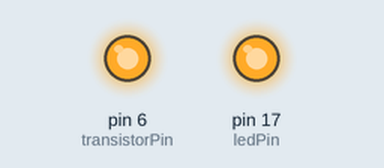
A sketch run on a simulated Arduino Uno, built with avr-gcc and run on an emulated ATmega328P. On the bench: output pins drawn as LEDs (lit = HIGH). What the sketch prints to the serial monitor is not drawn.

Above: at 1.0 s.
At 5.5 s:
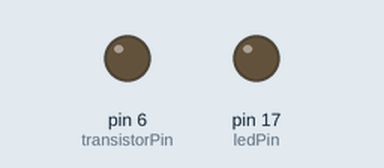
Timing chart, 0 to 7.0 s (numbered marks = the images above):
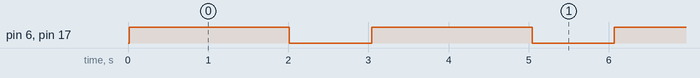

Measured:
- by itself, pin 6 (transistorPin), pin 17 (ledPin): alternates HIGH for 2.0 s and LOW for 1.0 s

The sketch:

ibutton1.ino
```cpp
#include <OneWire.h> // https://www.pjrc.com/teensy/td_libs_OneWire.html

OneWire  ds(10);
byte addr[8];
String keyStatus="";

// I'm using a DS9092L+ reader, with four leads (red,white,black,green)

// green is data
// red is ground
// Pin 10 is D10
// 4.7K pull-up resistor pulling pin 10 to 5V+
// LED is connected. White lead is ground, Black lead is power.
// I'm using a 10k and a 100r resistor in parallel to make a 1k

int ledPin = 17; // A3
int transistorPin = 6;// D6

void setup(void) {
  Serial.begin(115200);
  pinMode(ledPin, OUTPUT);
  pinMode(transistorPin, OUTPUT);
  digitalWrite(ledPin, LOW);
  digitalWrite(transistorPin, LOW);
}


void loop(void) {
  digitalWrite(ledPin, LOW);
  digitalWrite(transistorPin, LOW);
  getKeyCode();
  if(keyStatus=="ok"){
      byte i;
      for( i = 5; i >0; i--) {
           Serial.print(":");
           Serial.print(addr[i], HEX);
      }
  }
  else //if (keyStatus!="")
  {
    Serial.print(keyStatus);
  }

  delay(1000);
}


void getKeyCode(){
  byte present = 0;
  byte data[12];
  keyStatus="nothing\n";

  // Search for the next device. The addrArray is an 8 byte array.
  // If a device is found, addrArray is filled with the device's address and true is returned.
  // If no more devices are found, false is returned.
  bool foundDevice = ds.search(addr);
  if ( !foundDevice) {
      // No device...
      Serial.println("No device..");
      ds.reset_search();
      return;
  }else{
      Serial.println("Device!");
  }
  digitalWrite(ledPin, HIGH);
  digitalWrite(transistorPin, HIGH);
  delay(1000);
  if ( OneWire::crc8( addr, 7) != addr[7]) {
      keyStatus="CRC invalid";
      return;
  }

  if ( addr[0] != 0x01) {
      keyStatus="not DS1990A";
      return;
  }
  keyStatus="ok";
  ds.reset();
}
```
